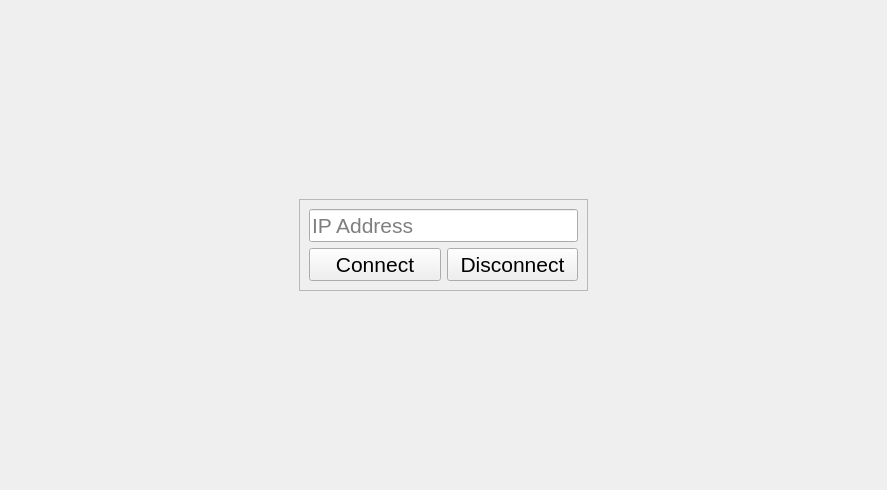
<?xml version="1.0" encoding="UTF-8"?>
<ui version="4.0">
 <class>ConnectionWidget</class>
 <widget class="QWidget" name="ConnectionWidget">
  <property name="geometry">
   <rect>
    <x>0</x>
    <y>0</y>
    <width>887</width>
    <height>490</height>
   </rect>
  </property>
  <property name="windowTitle">
   <string>Form</string>
  </property>
  <layout class="QVBoxLayout" name="verticalLayout">
   <item>
    <layout class="QHBoxLayout" name="horizontalLayout">
     <item>
      <spacer name="horizontalSpacer">
       <property name="orientation">
        <enum>Qt::Orientation::Horizontal</enum>
       </property>
       <property name="sizeHint" stdset="0">
        <size>
         <width>40</width>
         <height>20</height>
        </size>
       </property>
      </spacer>
     </item>
     <item>
      <layout class="QVBoxLayout" name="verticalLayout_2">
       <item>
        <spacer name="verticalSpacer_2">
         <property name="orientation">
          <enum>Qt::Orientation::Vertical</enum>
         </property>
         <property name="sizeHint" stdset="0">
          <size>
           <width>20</width>
           <height>40</height>
          </size>
         </property>
        </spacer>
       </item>
       <item>
        <widget class="QFrame" name="frame">
         <property name="frameShape">
          <enum>QFrame::Shape::StyledPanel</enum>
         </property>
         <property name="frameShadow">
          <enum>QFrame::Shadow::Raised</enum>
         </property>
         <layout class="QVBoxLayout" name="verticalLayout_3">
          <item>
           <widget class="QLineEdit" name="lineEditIPAddress">
            <property name="font">
             <font>
              <pointsize>16</pointsize>
             </font>
            </property>
            <property name="placeholderText">
             <string>IP Address</string>
            </property>
           </widget>
          </item>
          <item>
           <layout class="QHBoxLayout" name="horizontalLayout_2">
            <property name="sizeConstraint">
             <enum>QLayout::SizeConstraint::SetDefaultConstraint</enum>
            </property>
            <item>
             <widget class="QPushButton" name="pushButtonConnect">
              <property name="font">
               <font>
                <pointsize>16</pointsize>
               </font>
              </property>
              <property name="text">
               <string>Connect</string>
              </property>
             </widget>
            </item>
            <item>
             <widget class="QPushButton" name="pushButtonDisconnect">
              <property name="sizePolicy">
               <sizepolicy hsizetype="Minimum" vsizetype="Fixed">
                <horstretch>0</horstretch>
                <verstretch>0</verstretch>
               </sizepolicy>
              </property>
              <property name="font">
               <font>
                <pointsize>16</pointsize>
               </font>
              </property>
              <property name="text">
               <string>Disconnect</string>
              </property>
             </widget>
            </item>
           </layout>
          </item>
         </layout>
        </widget>
       </item>
       <item>
        <spacer name="verticalSpacer">
         <property name="orientation">
          <enum>Qt::Orientation::Vertical</enum>
         </property>
         <property name="sizeHint" stdset="0">
          <size>
           <width>20</width>
           <height>40</height>
          </size>
         </property>
        </spacer>
       </item>
      </layout>
     </item>
     <item>
      <spacer name="horizontalSpacer_2">
       <property name="orientation">
        <enum>Qt::Orientation::Horizontal</enum>
       </property>
       <property name="sizeHint" stdset="0">
        <size>
         <width>40</width>
         <height>20</height>
        </size>
       </property>
      </spacer>
     </item>
    </layout>
   </item>
  </layout>
 </widget>
 <resources/>
 <connections/>
</ui>
